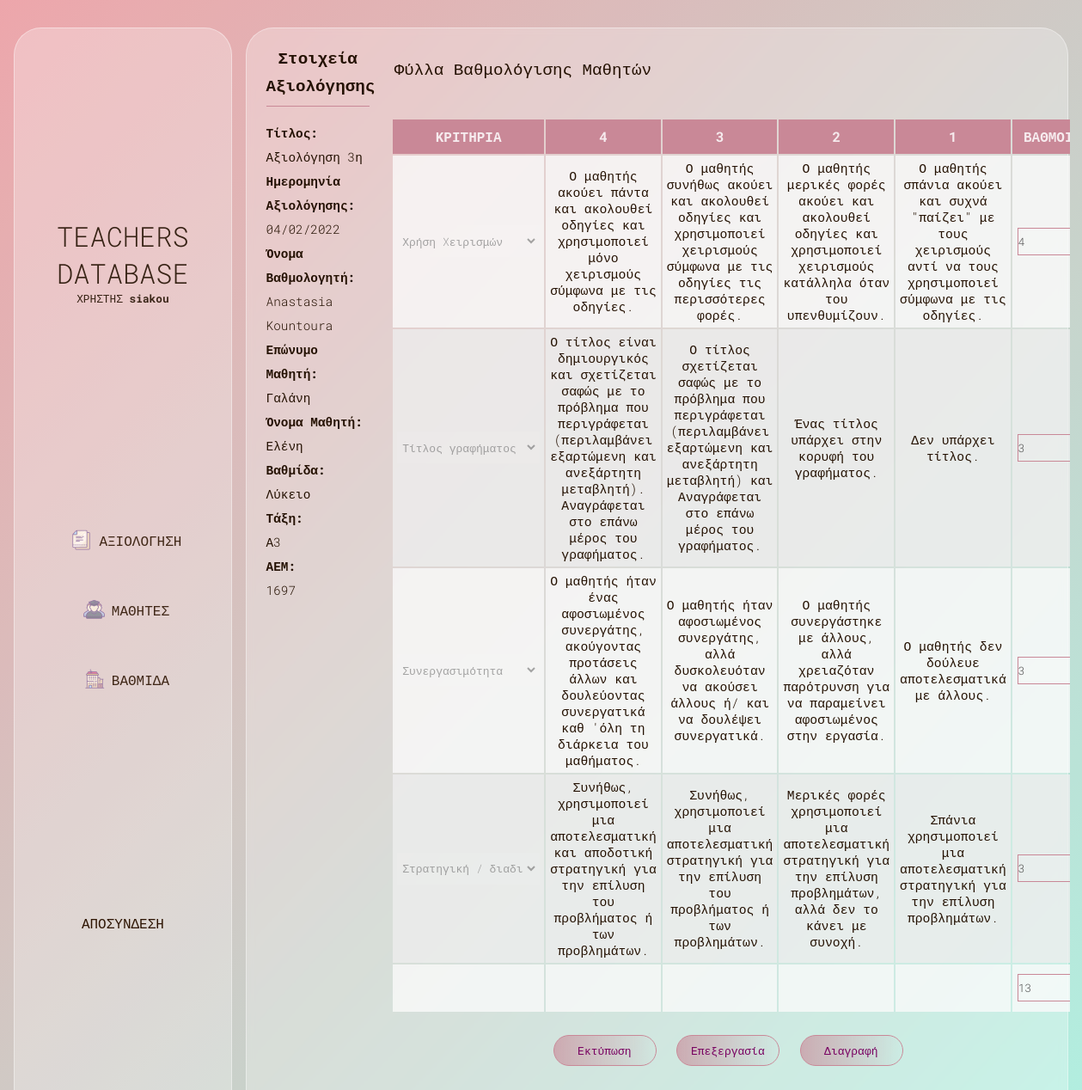
Screenshot of /gradedpaper.php?gradingId=34 (signed in) with the database file from the repository.
### tables this page shows
CREATE TABLE `grading` (
  `id` int(11) NOT NULL,
  `titlos` varchar(255) NOT NULL,
  `student_id` int(11) NOT NULL,
  `teacher_id` int(11) NOT NULL,
  `teliki_vathmologia` int(11) NOT NULL,
  `creation_date` date NOT NULL,
  `modification_date` date NOT NULL
);

CREATE TABLE `users` (
  `usersId` int(11) NOT NULL,
  `usersName` varchar(128) NOT NULL,
  `usersEmail` varchar(128) NOT NULL,
  `usersUid` varchar(128) NOT NULL,
  `usersPwd` varchar(128) NOT NULL
);

CREATE TABLE `students` (
  `id` int(11) NOT NULL,
  `name` varchar(250) NOT NULL,
  `last_name` varchar(250) NOT NULL,
  `am` varchar(45) NOT NULL,
  `vathmida` varchar(45) NOT NULL,
  `taksi` varchar(45) NOT NULL
);

CREATE TABLE `criteria` (
  `id` int(11) NOT NULL,
  `grading_id` int(11) NOT NULL,
  `criteria_title` varchar(250) NOT NULL,
  `criteria1` varchar(250) NOT NULL,
  `criteria2` varchar(250) NOT NULL,
  `criteria3` varchar(250) NOT NULL,
  `criteria4` varchar(250) NOT NULL,
  `vathmos` varchar(250) NOT NULL
);

### gradedpaper.php (the view, shortened to what this page needs)
<?php
include_once 'includes/dbh.inc.php';
?>
<!DOCTYPE html>
<html lang="en">
<head>
    <link rel="stylesheet" href="css/landingpage.css" />
    <link rel="stylesheet" href="css/grading.css" />
    <link rel="stylesheet" href="css/studentinfo.css" />
    <link href="https://cdnjs.cloudflare.com/ajax/libs/select2/4.0.3/css/select2.min.css" rel="stylesheet" />
</head>
<body>
    <main>
        <div class="dashboard">
            <div class="header">
                <h4>TEACHERS DATABASE</h4>
                <p>ΧΡΗΣΤΗΣ <strong>
                        <?php
            if (isset($_SESSION["useruid"])) {
                echo $_SESSION['useruid'];
            }
            ?>
                    </strong></p>
            </div>
            <div class="nav">
                <div class="links">
                    <img src="icons/icons8-documents-25.png" />
                    <a href="grading.php">ΑΞΙΟΛΟΓΗΣΗ</a>
                </div>
                <div class="links">
                    <img src="icons/icons8-students-25.png" />
                    <a href="studentinfo.php">ΜΑΘΗΤΕΣ</a>
                </div>
                <div class="links">
                    <img src="icons/icons8-building-25 (1).png" />
                    <a href="vathmides.php">ΒΑΘΜΙΔΑ</a>
                </div>
            </div>
            <div class="footer">
                <?php
                    if (isset($_SESSION["useruid"])) {
                        echo "<a href='includes/logout.inc.php'>ΑΠΟΣΥΝΔΕΣΗ</a>";
                }
                ?>
            </div>
        </div>
        <section class="glass">
            <div class="content" id="content">
                <div class="col1">
                    <div class="headercol1">
                        <h3> Στοιχεία Αξιολόγησης </h3>
                    </div>
                    <div class="contentcol2">
                        <p>
                        <ul class="paper-info">
                            <?php
                                    $id = isset($_GET['gradingId']) ? (int) $_GET['gradingId'] : null;
                                    $sql ="select u.usersName, g.titlos, g.creation_date, s.name, s.last_name, s.vathmida, s.taksi, s.am from grading g join students s on g.student_id = s.id join users u on u.usersId = g.teacher_id where g.id=?";
                                    if($stmt=$conn->prepare($sql)){
                                        $stmt->bind_param("i" , $id);
                                        $stmt->execute();
                                        $result = $stmt->get_result();
                                        while($gradingDetails = mysqli_fetch_assoc($result)){
                                            $creationDate=date_create($gradingDetails['creation_date']);
                                            echo "<li><b>Τίτλος: </b><br>".$gradingDetails['titlos']."</li>";
                                            echo "<li><b>Ημερομηνία Αξιολόγησης: </b><br>".date_format($creationDate,"d/m/Y")."</li>";
                                            echo "<li><b>Όνομα Βαθμολογητή: </b><br>".$gradingDetails['usersName']."</li>";
                                            echo "<li><b>Επώνυμο Μαθητή: </b><br>".$gradingDetails['last_name']."</li>";
                                            echo "<li><b>Όνομα Μαθητή: </b><br>".$gradingDetails['name']."</li>";
                                            echo "<li><b>Βαθμίδα: </b><br>".$gradingDetails['vathmida']."</li>";
                                            echo "<li><b>Τάξη: </b><br>".$gradingDetails['taksi']."</li>";
                                            echo "<li><b>ΑΕΜ: </b><br>".$gradingDetails['am']."</li>";
                                        }
                                    }
                                 ?>
                        </ul>
                        </p>
                    </div>
                </div>
                <span class="col2">
                    <div class="table-info2">
                        <div class="tableinfoheader">
                            <h3>Φύλλα Βαθμολόγισης Μαθητών</h3>
                        </div>
                    </div>
                    <div class="table" id="table">
                        <?php
                            $id = isset($_GET['gradingId']) ? (int) $_GET['gradingId'] : null;
                            $sql ="select * from criteria cr join grading gr on cr.grading_id = gr.id where gr.id =?";
                            if($stmt=$conn->prepare($sql)){
                                $stmt->bind_param("i" , $id);
                                $stmt->execute();
                                $result = $stmt->get_result();
                            }
                            ?>
                        <table class="gradeinfotable">
                            <thead>
                                <tr class="theader">
                                    <th>ΚΡΙΤΗΡΙΑ</th>
                                    <th>4</th>
                                    <th>3</th>
                                    <th>2</th>
                                    <th>1</th>
                                    <th>ΒΑΘΜΟΙ</th>
                                </tr>
                            </thead>
                            <tbody id="ans" class="tbody">
                                <?php
                                    $category = "SELECT id,category FROM selections;";
                                $telikosVathmos = 0;
                                while($criteriaRows = mysqli_fetch_assoc($result)){
                                    $telikosVathmos+=(int)$criteriaRows['vathmos'];
                                    $res1 = mysqli_query($conn, $category);
                                    echo "<tr>";
                                    echo "<td>";
                                    echo "<select name='select_catg' id='select_catg' class='select_catg' disabled>";
                                    while ($rows = mysqli_fetch_array($res1)) {
                                        if($criteriaRows['criteria_title'] == $rows['category']){
                                            echo "<option selected value=\"".$rows['id']."\">";
                                            echo $rows['category']."</option>";
                                            }
                                            else{
                                             echo "<option value=\"".$rows['id']."\">";
                                             echo $rows['category']."</option>";
                                        }
                                    }
                                    echo "</select>";
                                    echo "</td>";
                                    echo "<td  class='grade-4'>";
                                    echo $criteriaRows['criteria4'];
                                    echo "</td>";
                                    echo "<td  class='grade-3'>";
                                    echo $criteriaRows['criteria3'];
                                    echo "</td>";
                                    echo "<td  class='grade-2'>";
                                    echo $criteriaRows['criteria2'];
                                    echo "</td>";
                                    echo "<td  class='grade-1'>";
                                    echo $criteriaRows['criteria1'];
                                    echo "</td>";
                                    echo "<td>";
                                    echo "<input type='number' value='".$criteriaRows['vathmos']."' min='1' max='4' class='gradeinp1' disabled>";
                                    echo "</td>";
                                    echo "</tr>";
                                }
                                    echo "<tr>";
                                    echo "<td class='hide'>";
                                    echo "</td>";
                                    echo "<td class='hide'>";
                                    echo "</td>";
                                    echo "<td class='hide'>";
                                    echo "</td>";
                                    echo "<td class='hide'>";
                                    echo "</td>";
                                    echo "<td class='finalgrade'>";
                                    echo "</td>";
                                    echo "<td>";
                                    echo "<input id='telikiVathmologia' type='number' value='".$telikosVathmos."' min='1' max='4' class='gradeinp11' disabled>";
                                    echo "</td>";
                                    echo "</tr>";
                                ?>
                            </tbody>
                        </table>
                        <div class="buttons">
                            <br /><br />
                            <br /><br />
                            <ul class="btn-list">
                                <li>
                                    <button class="deletebtn" type="button" onclick="printDiv()">
                                        Εκτύπωση
                                    </button>
                                </li>
                                <li>
                                    <button class="editbtn" id="editbtn" type="submit">
                                        Επεξεργασία
                                    </button>
                                </li>
                                <li>
                                    <button class="deletebtn" type="submit">
                                        Διαγραφή
                                    </button>
                                </li>
                            </ul>
                        </div>
                    </div>
                </span>
            </div>
        </section>
    </main>
</body>
</html>

### css/landingpage.css (style rules this page uses)
* { margin: 0; padding: 0; font-family: "Roboto Mono", monospace; }
body { overflow: hidden; background: linear-gradient(to bottom right, #efa2b4, #aef1ee); color: #241102; }
body::before { content: ""; position: fixed; left: 0; top: 0; height: 100%; width: 100%; background-color: #cddc39; z-index: -1; opacity: 0.07; }
a { color: #2e1503; text-decoration: none; }
main { height: 100vh; display: flex; flex-direction: row; align-items: center; }
.glass { background: rgba(255, 255, 255, 0.28); height: 95vh; width: 80%; border-radius: 2rem; border: rgba(255, 255, 255, 0.4) 1px solid; backdrop-filter: blur(5px); display: flex; margin: 1rem; }
.dashboard, .content { display: flex; flex-direction: column; align-items: center; text-align: center; }
.dashboard { flex: 17%; height: 95vh; justify-content: space-evenly; width: 20%; border: rgba(255, 255, 255, 0.4) 1px solid; background: rgba(255, 255, 255, 0.28); border-radius: 2rem; margin: 1rem; margin-right: 0; }
.content { width: 100%; }
.links { display: flex; align-items: center; justify-content: center; font-weight: 400; font-size: 1rem; margin: 1.5rem 0rem; padding: 1rem 5rem; align-items: center; opacity: 0.9; }
.links img { padding: 0rem 0.5rem; }
.header h4 { font-weight: 300; font-size: 2rem; opacity: 0.9; }
.header p { font-weight: 400; font-size: 0.8rem; opacity: 0.9; }

### css/grading.css (style rules this page uses)
.content { display: flex; flex-direction: row; padding: 1%; width: 100%; }
.col1 { display: flex; flex-direction: column; justify-content: flex-start; width: 18%; height: 100%; padding: 10px; }
.col1 > div { margin: 2.52%; }
.col1 h3 { font-weight: bold; font-size: 1.2rem; line-height: 32px; padding-bottom: 8px; border-bottom: 1.5px solid #c98897; margin-bottom: 5px; margin-top: 5px; }
.col1 p { margin-top: 5px; overflow-wrap: break-word; line-height: 25px; font-weight: 300; font-size: 0.9rem; }
.col2 { width: 95%; height: 100%; display: flex; flex-direction: column; align-items: center; text-align: center; }
.col2 > div { margin-top: 0.4% !important; margin-bottom: 0.4% !important; }
.table { height: 90%; width: 97%; display: flex; flex-direction: column; overflow-y: scroll; padding: 0.7%; }
td { padding: 5px; }
.tbody { font-size: 0.9rem; font-weight: 300; }
.theader { font-weight: 200; font-size: 1rem; color: #ffffffd5; height: 40px; background-color: #c98897 !important; }
select { width: 166px; height: 37px; font-weight: 300; font-size: 13px; background-color: rgba(255, 255, 255, 0.089); border: 2px solid #eeeeee00; }
.table input { margin: 1px; width: 70px; height: 30px; font-weight: 300; font-size: 13px; background-color: rgba(255, 255, 255, 0.062); border: 1.5px solid #c98897; }
tbody tr:nth-child(odd) { font-weight: 300; font-size: 0.92rem; background-color: #fafafac9; margin: 1px; }
tbody tr:nth-child(even) { font-weight: 300; font-size: 0.92rem; margin: 1px; background-color: #eeeeeec9; }
tr td:nth-child(1) { width: 30px; }
.finalgrade { font-weight: 400; color: #241102; }
.hide { background-color: rgba(255, 255, 255, 0); }

### css/studentinfo.css (style rules this page uses)
.student-info, .paper-info, .btn-list { list-style: none; overflow-wrap: break-word; line-height: 28px; font-weight: 300; font-size: 0.9rem; }
.paper-info { text-align: left; }
.vathmidessubmitbtn, .printtbtn, .deletebtn, .editbtn { font-weight: 400; color: #780061; font-size: 13px; text-align: left; width: 120px; margin-top: 3px; height: 36px; background: #ffffff; padding: 8px 10px 8px 9px; border: solid #c98897 1px; border-radius: 2rem; text-decoration: none; text-transform: capitalize; transition-duration: 0.33s; text-align: center; cursor: pointer; background: linear-gradient(to left, transparent, #c98897a2 50%) right; background-size: 200%; transition: 0.3s ease-out; line-height: 1.5; overflow: hidden; }
.buttons { display: flex; width: 100%; justify-content: center; }
.btn-list { display: flex; flex-direction: row; width: 100%; align-items: center; justify-content: center; }
.btn-list > li { margin-left: 1.5%; margin-right: 1.5%; }
.table-info2 { display: flex; flex-direction: column; width: 97%; height: 4%; padding-top: 2%; align-items: flex-start; padding-left: 0.9%; justify-content: space-between; line-height: 35px; }
.table-info2 h3 { font-weight: 400; font-size: 1.2rem; }
.gradeinfotable { height: 20%; width: 100%; padding-top: 12px; }
.gradeinfotable td { height: 45px; }

### rows the page displays
grading: titlos "Αξιολόγηση 3η", creation_date "04/02/2022", teacher.usersName "Anastasia Kountoura", student.last_name "Γαλάνη", student.name "Ελένη", student.vathmida "Λύκειο", student.taksi "Α3", student.am "1697"
criteria: criteria4 "Ο μαθητής ακούει πάντα και ακολουθεί οδηγίες και χρησιμοποιεί μόνο χειρισμούς σύμφωνα με τις οδηγίες.", criteria3 "Ο μαθητής συνήθως ακούει και ακολουθεί οδηγίες και χρησιμοποιεί χειρισμούς σύμφωνα με τις οδηγίες τις περισσότερες φορές.", criteria2 "Ο μαθητής μερικές φορές ακούει και ακολουθεί οδηγίες και χρησιμοποιεί χειρισμούς κατάλληλα όταν του υπενθυμίζουν.", criteria1 "Ο μαθητής σπάνια ακούει και συχνά \"παίζει\" με τους χειρισμούς αντί να τους χρησιμοποιεί σύμφωνα με τις οδηγίες.", vathmos "4"
criteria: criteria4 "Ο τίτλος είναι δημιουργικός και σχετίζεται σαφώς με το πρόβλημα που περιγράφεται (περιλαμβάνει εξαρτώμενη και ανεξάρτητη μεταβλητή). Αναγράφεται στο επάνω μέρος του γραφήματος.", criteria3 "Ο τίτλος σχετίζεται σαφώς με το πρόβλημα που περιγράφεται (περιλαμβάνει εξαρτώμενη και ανεξάρτητη μεταβλητή) και Αναγράφεται στο επάνω μέρος του γραφήματος.", criteria2 "Ένας τίτλος υπάρχει στην κορυφή του γραφήματος.", criteria1 "Δεν υπάρχει τίτλος.", vathmos "3"
criteria: criteria4 "Ο μαθητής ήταν ένας αφοσιωμένος συνεργάτης, ακούγοντας προτάσεις άλλων και δουλεύοντας συνεργατικά καθ 'όλη τη διάρκεια του μαθήματος.", criteria3 "Ο μαθητής ήταν αφοσιωμένος συνεργάτης, αλλά δυσκολευόταν να ακούσει άλλους ή/ και να δουλέψει συνεργατικά.", criteria2 "Ο μαθητής συνεργάστηκε με άλλους, αλλά χρειαζόταν παρότρυνση για να παραμείνει αφοσιωμένος στην εργασία.", criteria1 "Ο μαθητής δεν δούλευε αποτελεσματικά με άλλους.", vathmos "3"
criteria: criteria4 "Συνήθως, χρησιμοποιεί μια αποτελεσματική και αποδοτική στρατηγική για την επίλυση του προβλήματος ή των προβλημάτων.", criteria3 "Συνήθως, χρησιμοποιεί μια αποτελεσματική στρατηγική για την επίλυση του προβλήματος ή των προβλημάτων.", criteria2 "Μερικές φορές χρησιμοποιεί μια αποτελεσματική στρατηγική για την επίλυση προβλημάτων, αλλά δεν το κάνει με συνοχή.", criteria1 "Σπάνια χρησιμοποιεί μια αποτελεσματική στρατηγική για την επίλυση προβλημάτων.", vathmos "3"

### other values shown
$_SESSION['useruid'] "siakou"
form field select_catg "Χρήση Xειρισμών"
form field select_catg "Τίτλος γραφήματος"
form field select_catg "Συνεργασιμότητα"
form field select_catg "Στρατηγική / διαδικασίες"
